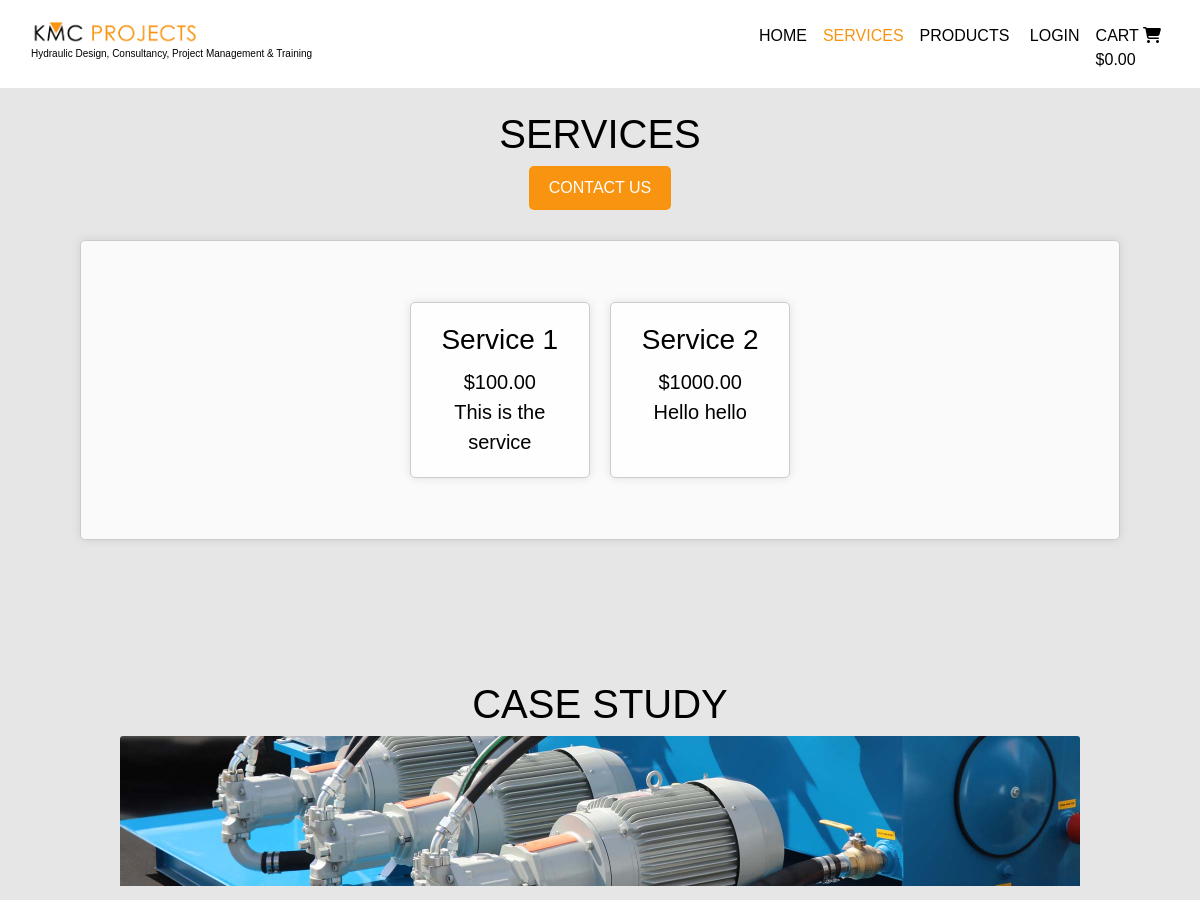
/services/ (upper part), run on an earlier commit of the app's database.
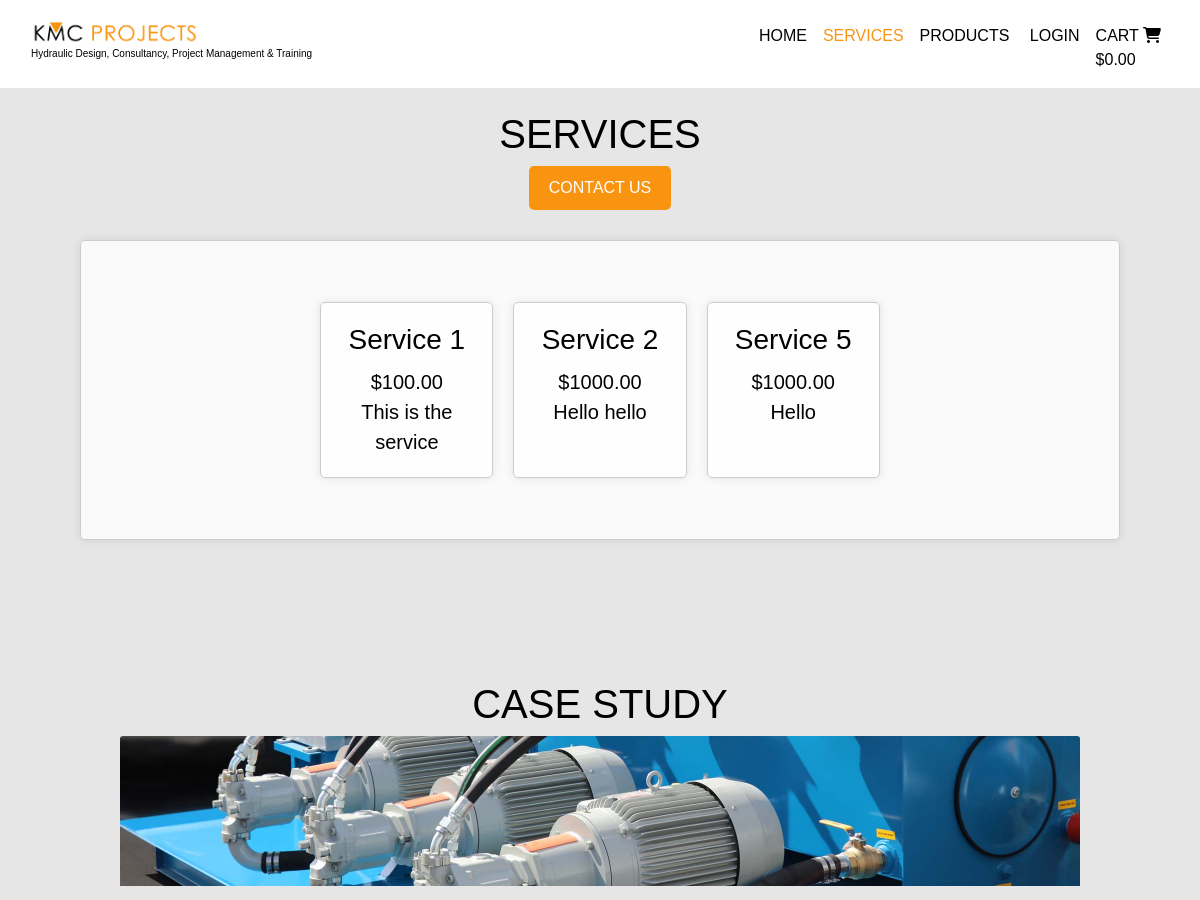
And on a later commit of the database.
### services/models.py (models this page shows, shortened)
class Services(models.Model):
    name = models.CharField(max_length=100)
    sku = models.CharField(max_length=254, null=True, blank=True, unique=True)
    description = models.TextField(max_length=250)
    price = models.DecimalField(max_digits=6, decimal_places=2)
    created_on = models.DateTimeField(auto_now_add=True)
    updated_on = models.BooleanField(default=False)

class CaseStudy(models.Model):
    title = models.CharField(max_length=100)
    sku = models.CharField(max_length=254, null=True, unique=True)
    body = models.TextField()
    image = models.ImageField(null=True, blank=True)
    created_on = models.DateTimeField(auto_now_add=True)
    updated_on = models.BooleanField(default=False)

### services/views.py (the view)
# urls.py: path('', views.ServiceList, name='services'),
def ServiceList(request):
    services = Services.objects.all()
    casestudies = CaseStudy.objects.all()
    return render(request, 'services/services.html', {'services': services, 'casestudies': casestudies})

### cart/context.py (called while the page is built, shortened)
def cart_contents(request):
    cart_items = []
    total = 0
    item_count = 0
    cart = request.session.get('cart', {})
    context = {
        'cart_items': cart_items,
        'total': total,
        'item_count': item_count,
    }
    return context

### services/templates/services/services.html (shortened to what this page needs)
{% extends "base.html" %}
{% load static %}
{% block content %}
<div class="content-wrapper">
    <h1 class="site-headings">Services</h1>
    <a href="{% url 'contact' %}" class="contact-button">Contact Us</a>
    <div class="services-box">
        <div class="service-text">
            {% for service in services %}
                <div class="services-inner-box">
                    <div class="services-list">
                        <div class="services-details">
                            <h3 class="product-name">{{ service.name }}</h3>
                            <p class="lead mb-0">${{ service.price }}</p>
                            <p class="lead mb-0">{{ service.description }}</p>
                        </div>
                    </div>
                </div>
            {% endfor %}
        </div>
    </div>
<div class="content-wrapper">
    <h1 class="site-headings">Case Study</h1>
    {% for casestudy in casestudies %}
    {% if casestudy.image %}
    <a href="">
        <img class="card-img-top img-fluid casestudy-img" src="{{ casestudy.image.url }}" alt="{{ casestudy.title }}">
    </a>
    {% else %}
    <a href="">
        <img class="card-img-top img-fluid" src="" alt="{{ casestudy.title }}">
    </a>
    {% endif %}
            </div>
    {% endfor %}
{% endblock %}

What changed in the data, as far as the page shows it:
added Services: name "Service 5", price "1000.00", description "Hello"
